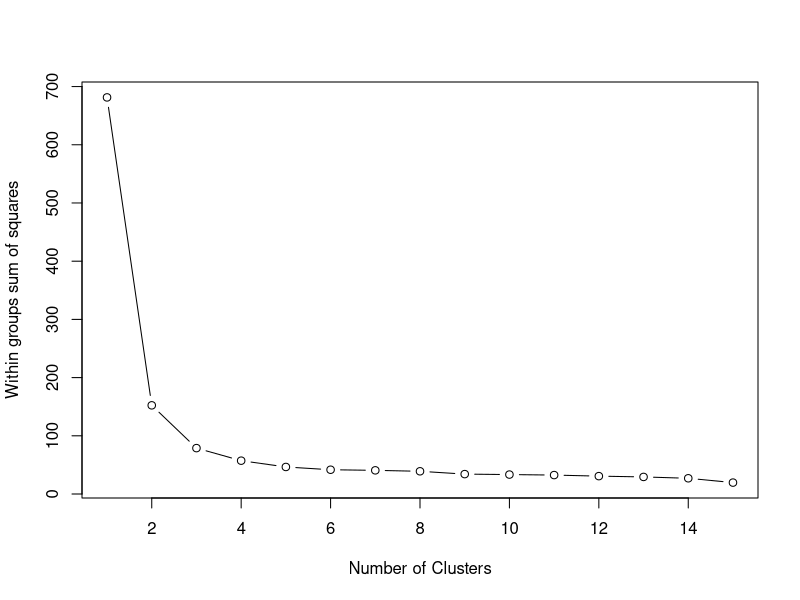
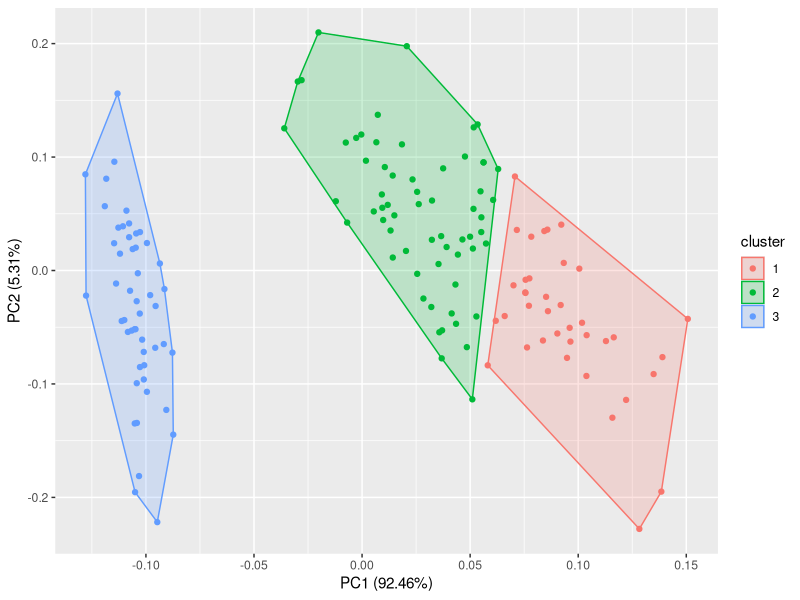

The R script that drew these images, in order:
install.packages("stats")
install.packages("dplyr")
install.packages("ggplot2")
install.packages("ggfortify")

library(stats)
library(dplyr)
library(ggplot2)
library(ggfortify)

View(iris)
mydata <- select(iris, c(1,2,3,4))
View(mydata)

wssplot <- function(data, nc=15, seed=1234){
  wss <- (nrow(data)-1)*sum(apply(data,2,var))
  for (i in 2:nc){
    set.seed(seed)
    wss[i] <- sum(kmeans(data, centers=i)$withinss)}
  plot(1:nc, wss, type="b", xlab="Number of Clusters",
       ylab="Within groups sum of squares")
  wss
}

wssplot(mydata)

KM = kmeans(mydata, 3)
autoplot(KM, mydata, frame=TRUE)
KM$centers
